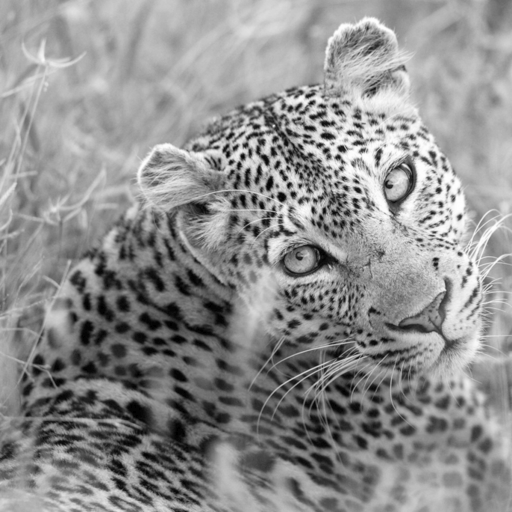
#> input picture contrasts/resources/lion_b.png, 512 x 512 px
$ python local_contrast.py
#> lines starting #> are read from the running program, lines starting #| are printed output that depends on the picture
import argparse
import os
import numpy as np
from skimage import io, img_as_float
from scipy.ndimage import generic_filter
import matplotlib.pyplot as plt
import matplotlib as mpl

def _local_contrast_window(window):
    # Local contrast as mean absolute difference between center and neighbors
    center = window[len(window)//2]
    neighbors = np.delete(window, len(window)//2)
    g_nb = np.mean(neighbors)
    return abs(center - g_nb)

def compute_local_contrast(image, size=3):
    # Compute local contrast map using the given formula
    return generic_filter(image, _local_contrast_window, size=size)

def compute_lc_stats(lc_map):
    mn = float(np.min(lc_map))
    mx = float(np.max(lc_map))
    mean = float(np.mean(lc_map))
    median = float(np.median(lc_map))
    std = float(np.std(lc_map))
    return {"min": mn, "max": mx, "mean": mean, "median": median, "std": std}

if __name__ == "__main__":
    parser = argparse.ArgumentParser(description="Compute local contrast map (8-connected).")
    parser.add_argument("image", nargs="?", default="resources/lion_b.png", help="Path to grayscale image")
    parser.add_argument("--size", type=int, default=3, help="Neighborhood size (odd integer)")
    parser.add_argument("--out", default=None, help="Output path for saved figure (if not interactive)")
    args = parser.parse_args()

    img = img_as_float(io.imread(args.image, as_gray=True))
#> img: shape (512, 512) float64; min 0, max 1, mean 0.559
    lc_map = compute_local_contrast(img, size=args.size)
#> in compute_local_contrast, `return generic_filter(image, _local_contrast_window, size=size)`:
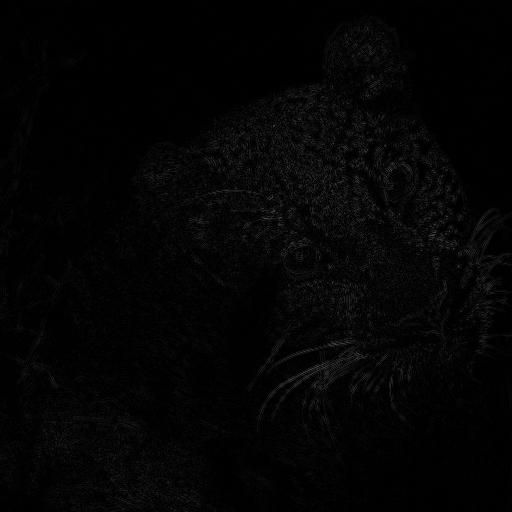
#> returned value: shape (512, 512) float64; min 0, max 0.303, mean 0.0179

    # Convert to grayscale units (0–255)
    lc_map_255 = lc_map * 255
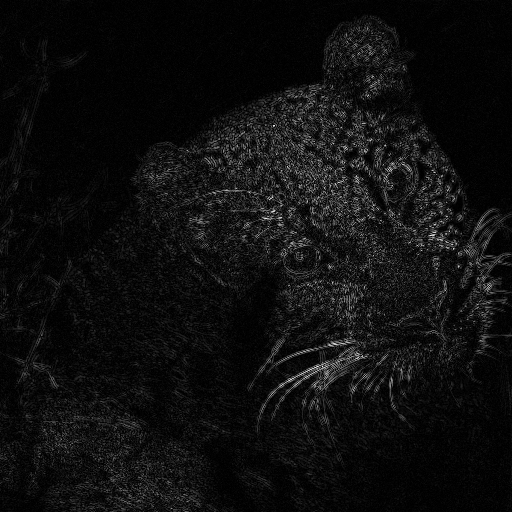
#> lc_map_255: shape (512, 512) float64; min 0, max 77.38, mean 4.6; drawn with min black and max white

    # Compute stats
    stats = compute_lc_stats(lc_map_255)
#> in compute_lc_stats, `mn = float(np.min(lc_map))`: mn = 0
#> in compute_lc_stats, `mx = float(np.max(lc_map))`: mx = 77.38
#> in compute_lc_stats, `mean = float(np.mean(lc_map))`: mean = 4.57
#> in compute_lc_stats, `median = float(np.median(lc_map))`: median = 2.12
#> in compute_lc_stats, `std = float(np.std(lc_map))`: std = 6.36
#> stats = {'min': 0, 'max': 77.38, 'mean': 4.57, 'median': 2.12, 'std': 6.36}
    print(f"Local contrast stats (0–255 scale): "
          f"min={stats['min']:.2f}, max={stats['max']:.2f}, mean={stats['mean']:.2f}, "
          f"median={stats['median']:.2f}, std={stats['std']:.2f}")
#| Local contrast stats (0–255 scale): min=0.00, max=77.38, mean=4.57, median=2.12, std=6.36

    plt.figure(figsize=(10,4))
    plt.subplot(1,2,1)
    plt.imshow(img, cmap="gray")
    plt.title("Original")
    plt.axis("off")

    plt.subplot(1,2,2)
    plt.imshow(lc_map, cmap="gray", vmin=0, vmax=np.max(lc_map))
    plt.title(f"Local contrast (size={args.size}x{args.size})")
    plt.axis("off")

    backend = mpl.get_backend()
    if backend in mpl.rcsetup.interactive_bk:
        plt.show()
    else:
        out_path = args.out or f"output_local_contrast_{args.size}.png"
        plt.savefig(out_path, bbox_inches='tight', dpi=150)
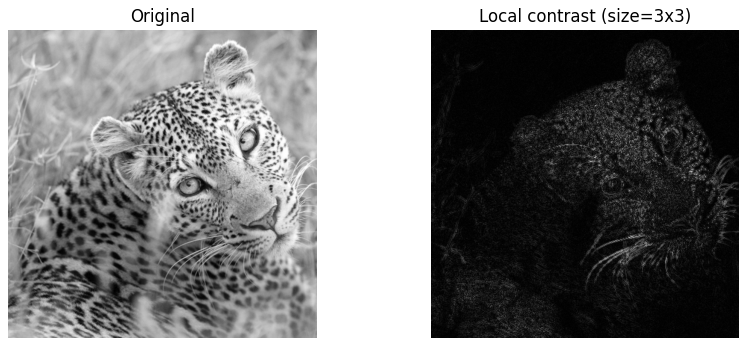
#> figure drawn by matplotlib, 2 panels
        print(f"Saved figure to {out_path} (backend: {backend})")
